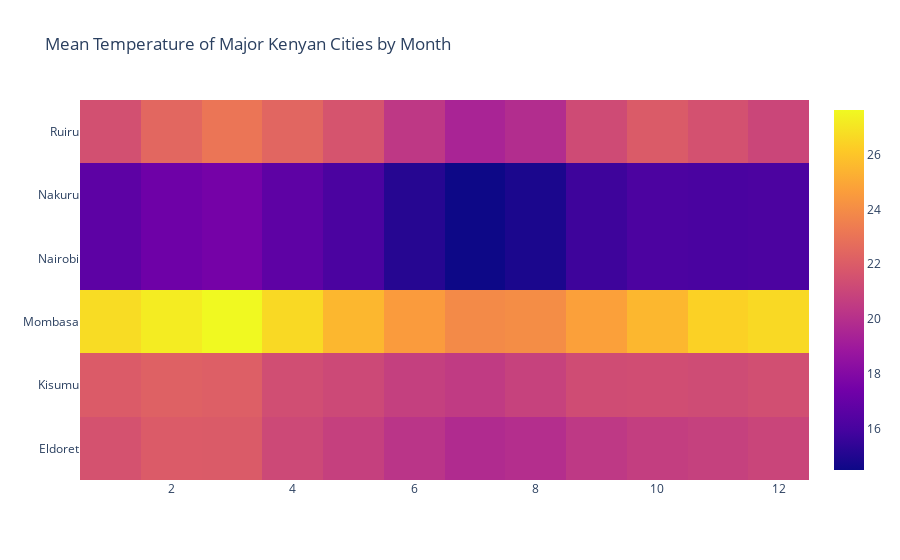

Write notebook code for a chart like this one.
### Code cell
fig=go.Figure(data,layout)
fig.show()

### Figure 1 — Plotly figure (JSON) as saved in the notebook; plotly's stock layout.template omitted (floating-point values rounded to 4 significant figures)
{"data": [{"type": "heatmap", "x": [1, 2, 3, 4, 5, 6, 7, 8, 9, 10, 11, 12, 1, 2, 3, 4, 5, 6, 7, 8, 9, 10, 11, 12, 1, 2, 3, 4, 5, 6, 7, 8, 9, 10, 11, 12, 1, 2, 3, 4, 5, 6, 7, 8, 9, 10, 11, 12, 1, 2, 3, 4, 5, 6, 7, 8, 9, 10, 11, 12, 1, 2, 3, 4, 5, 6, 7, 8, 9, 10, 11, 12], "y": ["Eldoret", "Eldoret", "Eldoret", "Eldoret", "Eldoret", "Eldoret", "Eldoret", "Eldoret", "Eldoret", "Eldoret", "Eldoret", "Eldoret", "Kisumu", "Kisumu", "Kisumu", "Kisumu", "Kisumu", "Kisumu", "Kisumu", "Kisumu", "Kisumu", "Kisumu", "Kisumu", "Kisumu", "Mombasa", "Mombasa", "Mombasa", "Mombasa", "Mombasa", "Mombasa", "Mombasa", "Mombasa", "Mombasa", "Mombasa", "Mombasa", "Mombasa", "Nairobi", "Nairobi", "Nairobi", "Nairobi", "Nairobi", "Nairobi", "Nairobi", "Nairobi", "Nairobi", "Nairobi", "Nairobi", "Nairobi", "Nakuru", "Nakuru", "Nakuru", "Nakuru", "Nakuru", "Nakuru", "Nakuru", "Nakuru", "Nakuru", "Nakuru", "Nakuru", "Nakuru", "Ruiru", "Ruiru", "Ruiru", "Ruiru", "Ruiru", "Ruiru", "Ruiru", "Ruiru", "Ruiru", "Ruiru", "Ruiru", "Ruiru"], "z": [21.57, 21.97, 21.96, 21.13, 20.76, 20.22, 19.77, 19.92, 20.4, 20.66, 20.79, 20.96, 21.98, 22.22, 22.12, 21.38, 21.16, 20.73, 20.49, 20.83, 21.3, 21.34, 21.27, 21.42, 26.73, 27.24, 27.63, 26.65, 25.51, 24.56, 23.92, 24.03, 24.73, 25.54, 26.4, 26.62, 16.73, 17.28, 17.5, 16.76, 16.12, 15.13, 14.49, 14.84, 15.73, 16.17, 16.09, 16.15, 16.73, 17.28, 17.5, 16.76, 16.12, 15.13, 14.49, 14.84, 15.73, 16.17, 16.09, 16.15, 21.49, 22.49, 23.09, 22.42, 21.65, 20.38, 19.45, 19.86, 21.25, 21.95, 21.52, 21.03]}], "layout": {"title": {"text": "Mean Temperature of Major Kenyan Cities by Month"}}}
